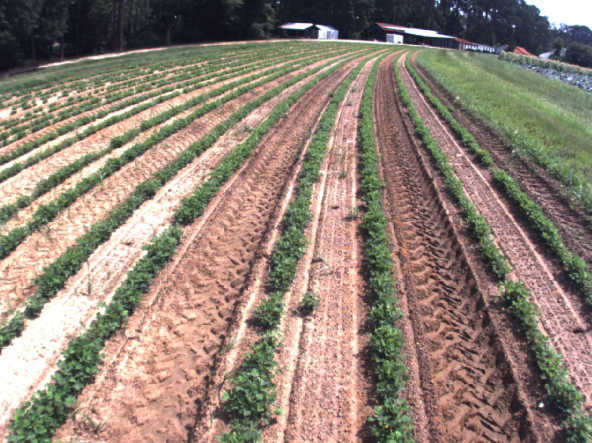
#> input picture img/test1.png, 1183 x 886 px (shown at 1/2 size)
$ python dev_idk.py   (Python 2 division)
#> lines starting #> are read from the running program, lines starting #| are printed output that depends on the picture; after the words box and inside, x2 and y2 are one past the last pixel; in counts of white or black regions, pixels touching at a corner belong together
import cv2
import numpy as np
from matplotlib import pyplot as plt

OK = 10
CK = 20
hough_thresh = 700
hough_min_line = 600
hough_max_gap = 50

image = cv2.imread('../img/test1.png', cv2.IMREAD_COLOR)
#> image is the input picture: shape (886, 1183, 3); mean B, G, R 116.1, 129.5, 144.8
# blur the image to get rid of some of that noise
blur = cv2.GaussianBlur(image, (5, 5), 7)
# break image into blue, green, red
b, g, r = cv2.split(blur)
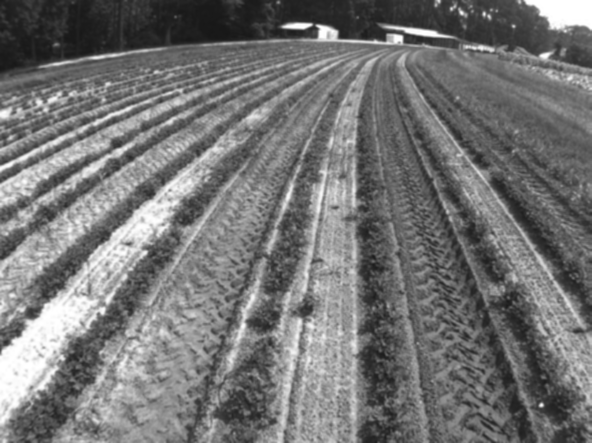
#> b: shape (886, 1183) (shown at 1/2 size); min 23, max 255, mean 116.1
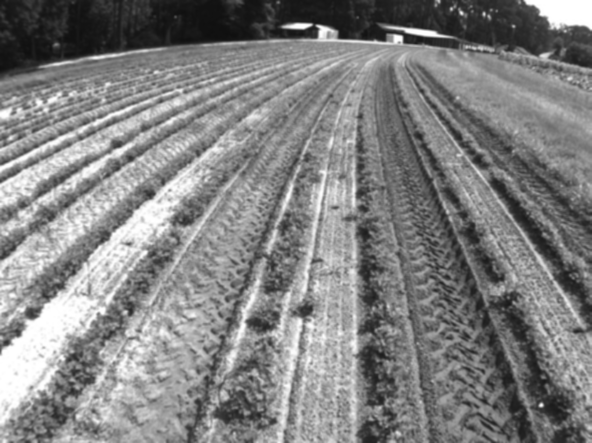
#> g: shape (886, 1183) (shown at 1/2 size); min 15, max 255, mean 129.5
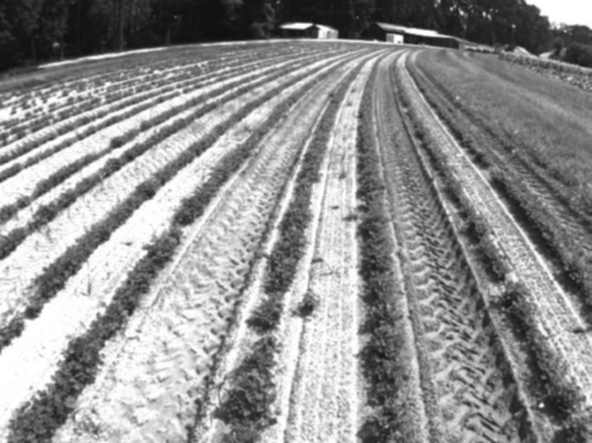
#> r: shape (886, 1183) (shown at 1/2 size); min 15, max 255, mean 144.8
# increase the amount of green relative to red and blue
I = 2 * g - r - b
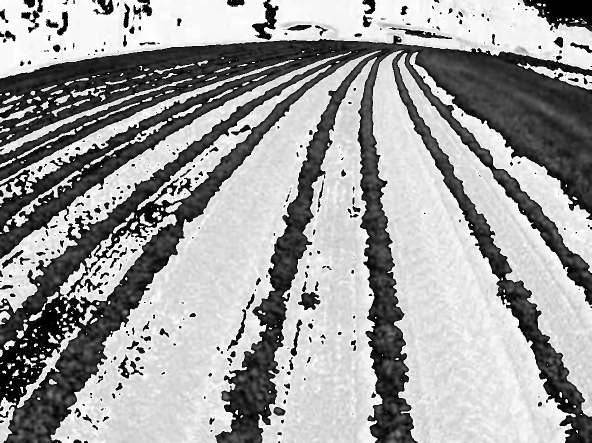
#> I: shape (886, 1183) (shown at 1/2 size); min 0, max 255, mean 156.6
# define the kernels for opening and closing
open_k = np.ones((OK, OK), np.uint8)
close_k = np.ones((CK, CK), np.uint8)
# close the image to get rid of the small noise
closed = cv2.morphologyEx(I, cv2.MORPH_CLOSE, close_k)
# open to fill in any gaps
opened = cv2.morphologyEx(closed, cv2.MORPH_OPEN, open_k)
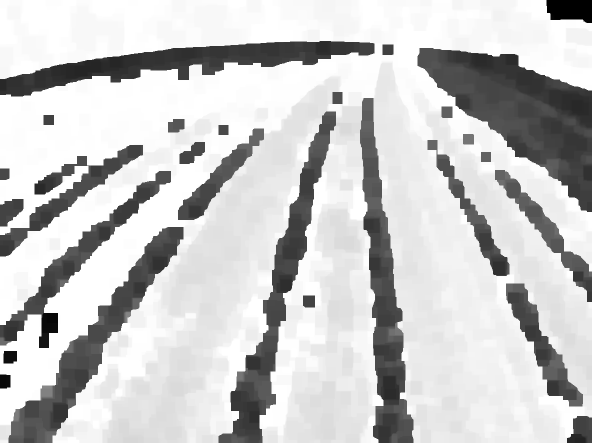
#> opened: shape (886, 1183) (shown at 1/2 size); min 0, max 255, mean 199.9
# threshold to binary with Otsu
rt, th = cv2.threshold(opened, 0, 255, cv2.THRESH_BINARY + cv2.THRESH_OTSU)
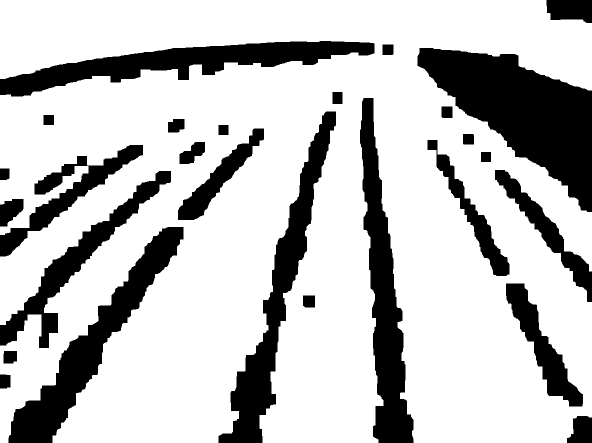
#> th: shape (886, 1183) (shown at 1/2 size); 75.2% white; 27 black regions, largest, box (x1, y1, x2, y2) and area: (835, 96, 1183, 424) 53449, (720, 196, 827, 886) 31667, (17, 454, 367, 886) 31264
#> rt = 135
# invert because Hough looks for 255
th = 255 - th
# deep copy the image for Hough
hough_image = np.matrix.copy(image)
# find the Hough lines using the PPHT method
lines = cv2.HoughLinesP(image=th, rho=1, theta=np.pi / 180, threshold=hough_thresh, minLineLength=hough_min_line,
                        maxLineGap=hough_max_gap)
#> lines = 58 rows, first 6: [26, 885, 516, 257], [36, 885, 527, 257], [27, 885, 518, 257], [33, 885, 524, 257], [29, 885, 520, 257], [31, 885, 522, 257]
if lines is not None:
    for x in range(0, len(lines)):
        for x1, y1, x2, y2 in lines[x]:
            cv2.line(hough_image, (x1, y1), (x2, y2), (255, 0, 0), 10)
#> this loop made 58 passes
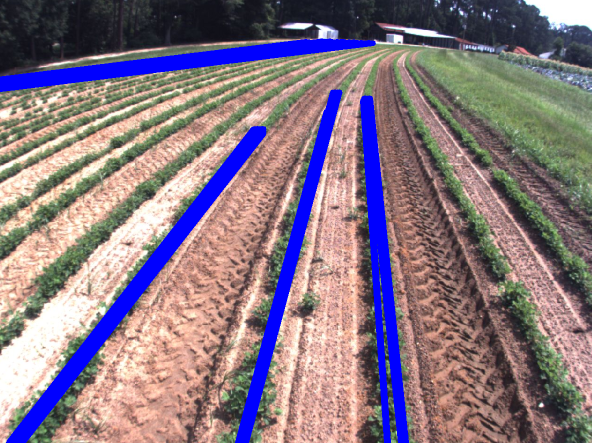
#> hough_image: shape (886, 1183, 3) (shown at 1/2 size); 8.74% of pixels changed, all inside (x1, y1, x2, y2) = (0, 77, 818, 886)
else:
    print "No lines"

plt.subplot(231)
plt.title("Image")
plt.imshow(image, cmap='gray')

plt.subplot(232)
plt.title("Blur")
plt.imshow(blur, cmap='gray')

plt.subplot(233)
plt.title('I = g*2-r-b')
plt.imshow(I, cmap='gray')

plt.subplot(234)
plt.title('Close/Open')
plt.imshow(opened, cmap='gray')

plt.subplot(235)
plt.title('Otsu')
plt.imshow(th, cmap='gray')

plt.subplot(236)
plt.title('Lines')
plt.imshow(hough_image, cmap='gray')

plt.show()
#> figure, not shown here; B, G, R data is drawn as R, G, B

$ run again, with img/ground_shot_field.png copied over img/test1.png
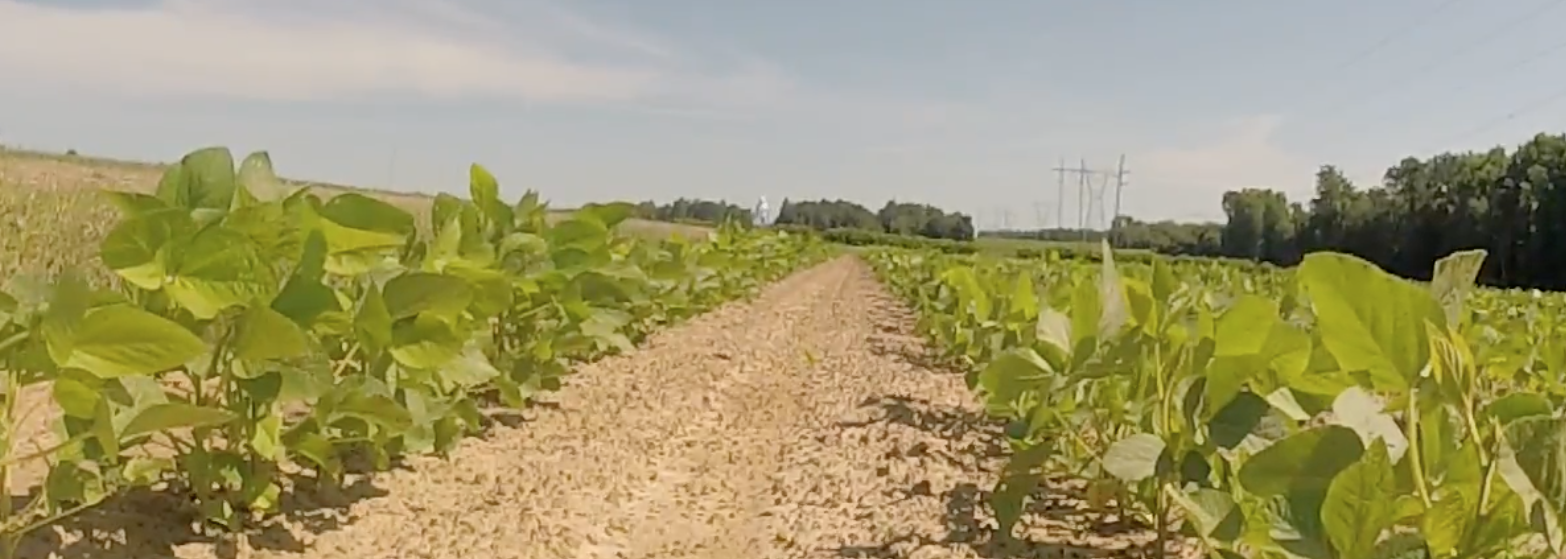
#> input picture img/ground_shot_field.png, 1566 x 559 px
#> image is the input picture: shape (559, 1566, 3); mean B, G, R 108.6, 153, 160.5
#> `rt, th = cv2.threshold(opened, 0, 255, cv2.THRESH_BINARY + cv2.THRESH_..`:
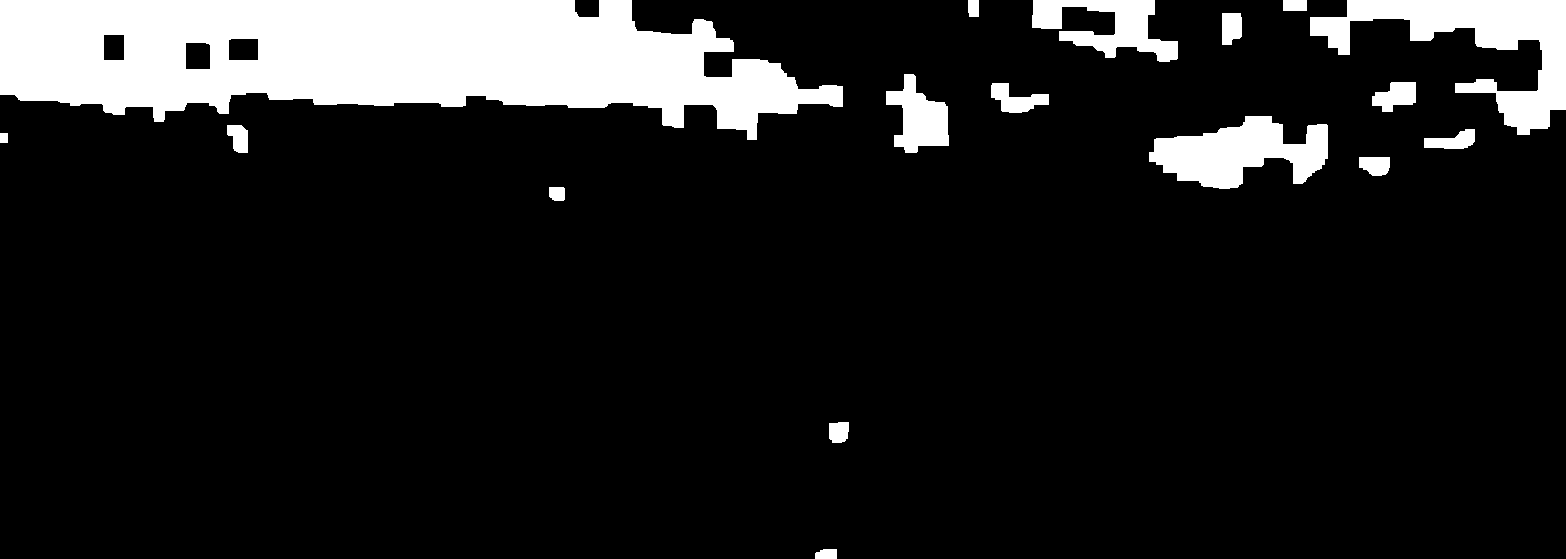
#> th: shape (559, 1566); 12.4% white; 17 white regions, largest, box (x1, y1, x2, y2) and area: (0, 0, 843, 140) 75883, (1310, 0, 1566, 135) 12644, (1149, 116, 1328, 189) 7740
#> rt = 138
#> lines = 373 rows, first 6: [0, 167, 1565, 471], [0, 360, 1565, 250], [0, 110, 1565, 414], [0, 455, 1565, 151], [0, 189, 1565, 550], [0, 444, 1565, 140]
#> after the loop `for x in range(0, len(lines)):`:
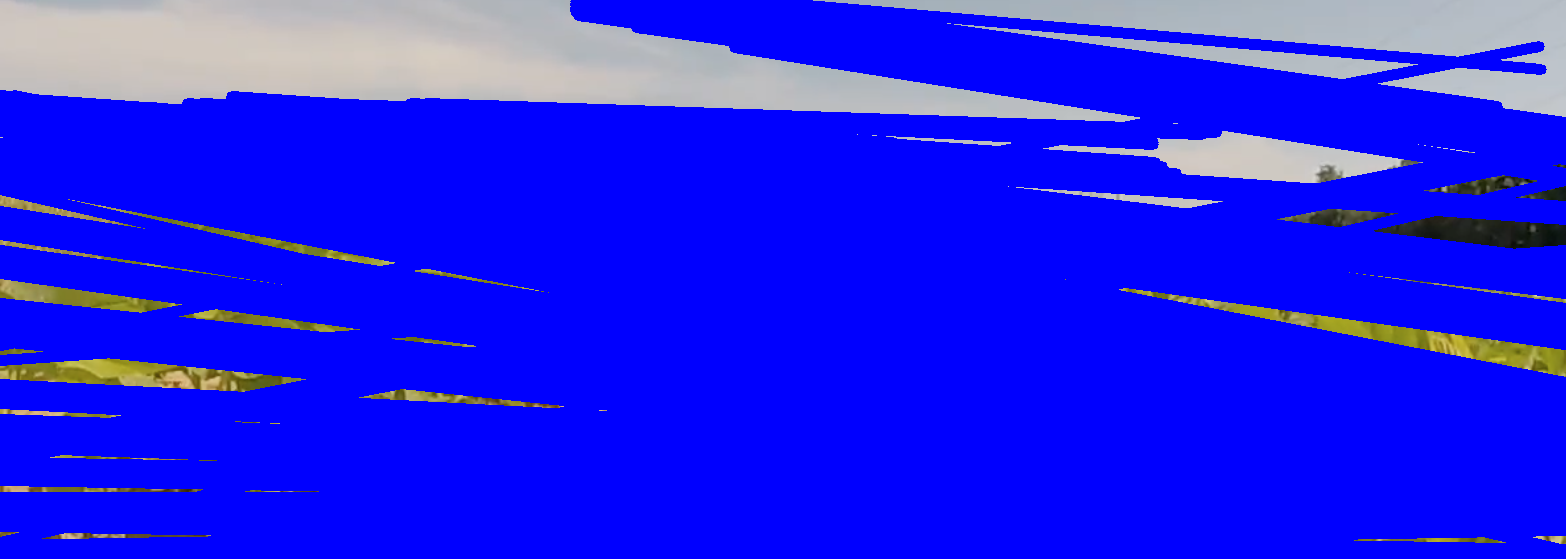
#> hough_image: shape (559, 1566, 3); mean B, G, R 238.4, 31.5, 31.7
